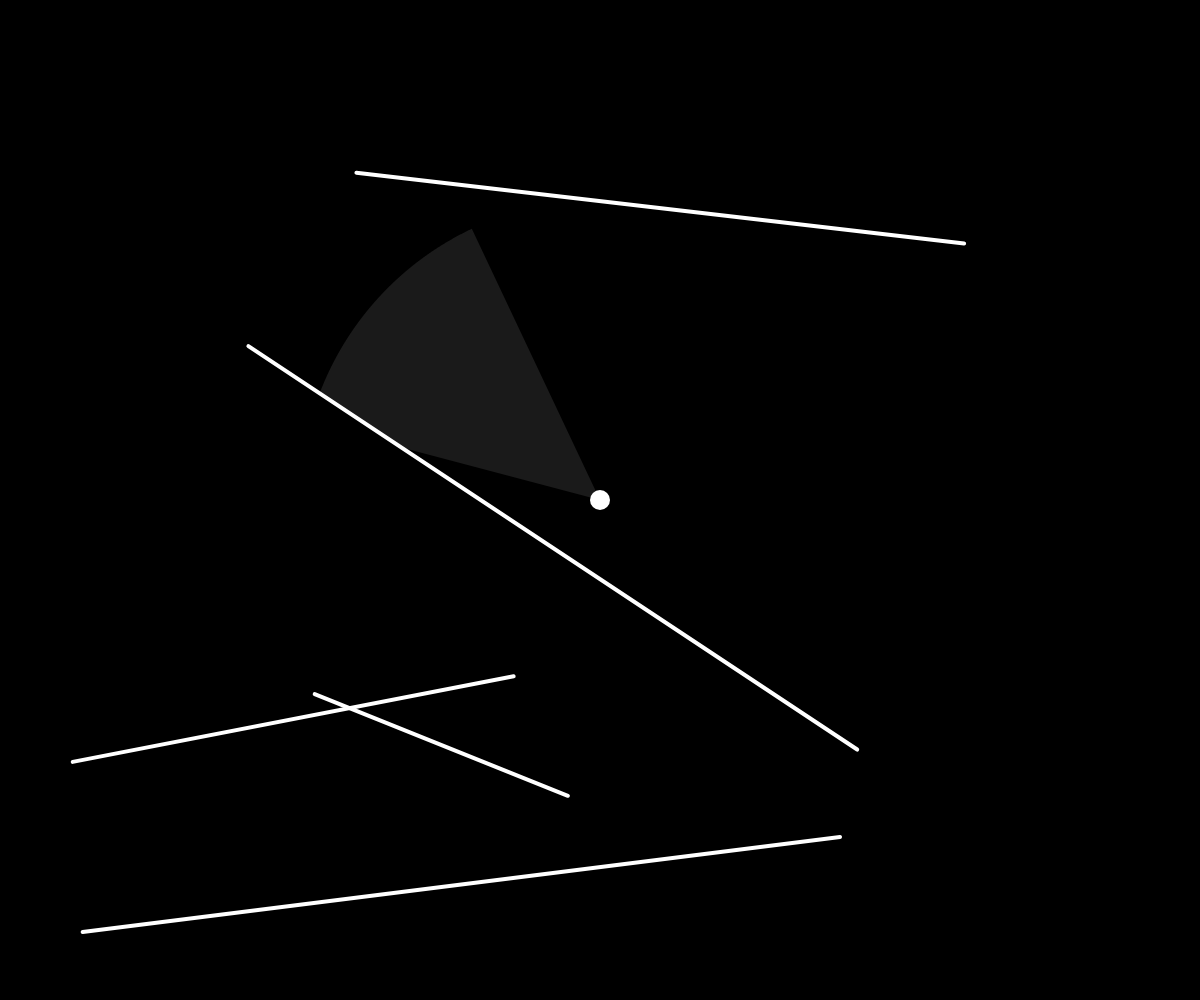
Frame 1 (no input)
Frame 60 (no input): identical to frame 1, image omitted
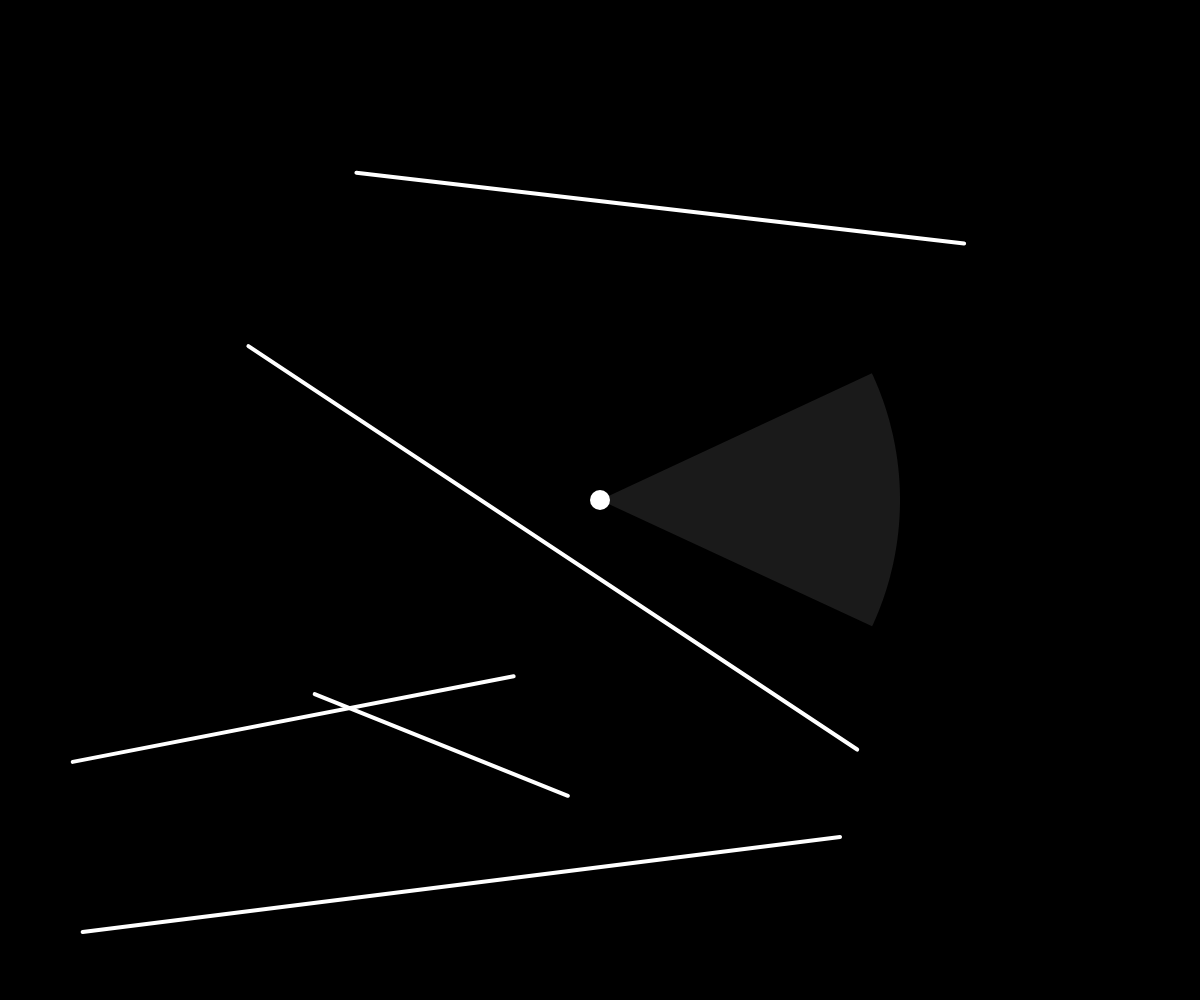
Frame 120 (the mouse pressed at the canvas centre since frame 60)

The p5.js sketch that drew these frames (run headless with seeded random() and noise() and a simulated clock; from frame 60 on, the mouse is pressed at the canvas centre):

// p5.js sketch
// ── sketch.js
let walls = [];
let particle;

function setup() {
  createCanvas(windowWidth, windowHeight);

  // Upper wall
  walls.push(new Boundary(-2, -2, width + 2, -2));

  // Right wall
  walls.push(new Boundary(width + 2, -2, width + 2, height + 2));

  // Lower wall
  walls.push(new Boundary(width + 2, height + 2, -2, height + 2));

  // Left wall
  walls.push(new Boundary(-2, height + 2, -2, -2));

  // Random walls
  for (let i = 0; i < 5; i++) {
    let x1 = random(width);
    let x2 = random(width);
    let y1 = random(height);
    let y2 = random(height);
    walls.push(new Boundary(x1, y1, x2, y2));
  }

  // Player
  particle = new Particle();
}

function draw() {
  background(0);
  stroke(255);

  particle.move();
  particle.show();
  particle.lookAt(mouseX, mouseY);
  particle.look();

  // Show walls
  for (let wall of walls) {
    wall.show();
  }
}

// let p1;

// function mousePressed() {
//   p1 = createVector(mouseX, mouseY);
// }

// function mouseReleased() {
//   p2 = createVector(mouseX, mouseY);
//   walls.push(new Boundary(p1.x, p1.y, p2.x, p2.y));
// }

// function drawArrow(base, vec) {
//   push();
//   strokeWeight(3);
//   translate(base.x, base.y);
//   line(0, 0, vec.x, vec.y);
//   rotate(vec.heading());
//   let arrowSize = 3;
//   translate(vec.mag() - arrowSize, 0);
//   triangle(0, arrowSize / 2, 0, -arrowSize / 2, arrowSize, 0);
//   pop();
// }
// ── boundary.js
class Boundary {
  constructor(x1, y1, x2, y2) {
    this.a = createVector(x1, y1);
    this.b = createVector(x2, y2);
    let dx = this.b.x - this.a.x;
    let dy = this.b.y - this.a.y;
    this.normal = createVector(-dy, dx).normalize();
    this.center = p5.Vector.add(this.a, this.b).div(2);
  }

  show() {
    push();
    strokeWeight(4);
    // Wall
    line(this.a.x, this.a.y, this.b.x, this.b.y);

    // Normal vector
    // drawArrow(this.center, p5.Vector.mult(this.normal, 20));

    pop();
  }
}
// ── particle.js
class Particle {
  constructor() {
    this.pos = createVector(width / 2, height / 2);
    this.pov = 50;
    this.rays = [];
    this.speed = 3.5;
    this.size = 20;
  }

  show() {
    push();
    noStroke();
    ellipse(this.pos.x, this.pos.y, this.size);
    pop();
  }

  inRange(wall) {
    let v1 = p5.Vector.sub(wall.center, wall.a);
    let v2 = p5.Vector.sub(wall.center, wall.b);
    let v3 = p5.Vector.sub(this.pos, wall.a);
    let v4 = p5.Vector.sub(this.pos, wall.b);
    return v1.dot(v3) > 0 && v2.dot(v4) > 0;
  }

  distance(wall) {
    let v5 = p5.Vector.sub(this.pos, wall.center);
    return abs(v5.dot(wall.normal));
  }

  between(x, a, b) {
    return x < a && a < b;
  }

  move() {
    // Check for keypress
    let W = keyIsDown(87);
    let A = keyIsDown(65);
    let S = keyIsDown(83); 
    let D = keyIsDown(68);

    // Find movement angle for movement vector
    let angle;
    if ((W && !S) || (S && !W)) { // Vertical movement detected
      angle = 90 + 45 * (A && !D) - 45 * (!A && D); // Including horizontal movement
      angle -= angle * 2 * W;
    }
    else if ((A && !D) || (!A && D)) { // Only horizontal movement detected
      angle = 180 * (A && !D) + 360 * (!A && D);
    }

    // If no movement angle found => No movement => End fuction
    if (!angle) {
      return;
    }

    // Movement vector
    let v = p5.Vector.fromAngle(radians(angle), this.speed);

    // Move player
    this.pos.add(v);

    // Handle collision after moving
    let epsilon = pow(10, -3);
    for (let i = 0; i < walls.length; i++) {
      let wall = walls[i];
      if (this.inRange(wall)) {
        let offset = this.size / 2 - this.distance(wall);
        if (offset > epsilon) {

          let AtoB = p5.Vector.sub(wall.b, wall.a);
          let AtoP = p5.Vector.sub(this.pos, wall.a);
          let angle = degrees(AtoB.angleBetween(AtoP));

          if (angle > 0) {
            this.pos.add(p5.Vector.mult(wall.normal, offset));
          }
          else {
            this.pos.sub(p5.Vector.mult(wall.normal, offset));
          }

          i = -1;
          
        }
      }
    }

    
  }

  lookAt(x, y) {
    this.rays = [];
    let angle = atan2(y - this.pos.y, x - this.pos.x);

    for (let a = -this.pov / 2; a < this.pov / 2; a += 0.1) {
      this.rays.push(new Ray(this.pos, angle + radians(a)));
    }
  }

  look() {
    push();

    beginShape();
    noStroke();
    fill('rgba(255,255,255,0.1)');

    vertex(this.pos.x, this.pos.y);

    for (let ray of this.rays) {
      let closest = null;
      let record = Infinity;
      for (let wall of walls) {
        const pt = ray.cast(wall);
        if (pt) {
          const d = p5.Vector.dist(this.pos, pt);
          if (d < record && d <= ray.range) {
            record = d;
            closest = pt;
          }
        }
      }

      if (closest) {
        ray.end = closest;
      }

      vertex(ray.end.x, ray.end.y);
    }
    
    endShape(CLOSE);

    pop();
  }

}
// ── ray.js

class Ray {
  constructor(pos, angle) {
    this.pos = pos;
    this.dir = p5.Vector.fromAngle(angle);
    this.range = 300;
    this.end = createVector();
    this.end.x = this.pos.x + this.dir.x * this.range;
    this.end.y = this.pos.y + this.dir.y * this.range;
  }

  cast(wall) {
    const x1 = wall.a.x;
    const y1 = wall.a.y;
    const x2 = wall.b.x;
    const y2 = wall.b.y;

    const x3 = this.pos.x;
    const y3 = this.pos.y;
    const x4 = this.pos.x + this.dir.x;
    const y4 = this.pos.y + this.dir.y;

    const den = (x1 - x2) * (y3 - y4) - (y1 - y2) * (x3 - x4);
    
    if (den == 0) {
      return;
    }
    
    const t = ((x1 - x3) * (y3 - y4) - (y1 - y3) * (x3 - x4)) / den;
    const u = -((x1 - x2) * (y1 - y3) - (y1 - y2) * (x1 - x3)) / den;

    if (t > 0 && t < 1 && u > 0) {
      let pt = createVector();
      pt.x = x1 + t * (x2 - x1);
      pt.y = y1 + t * (y2 - y1);
      return pt;
    }
  }
}
